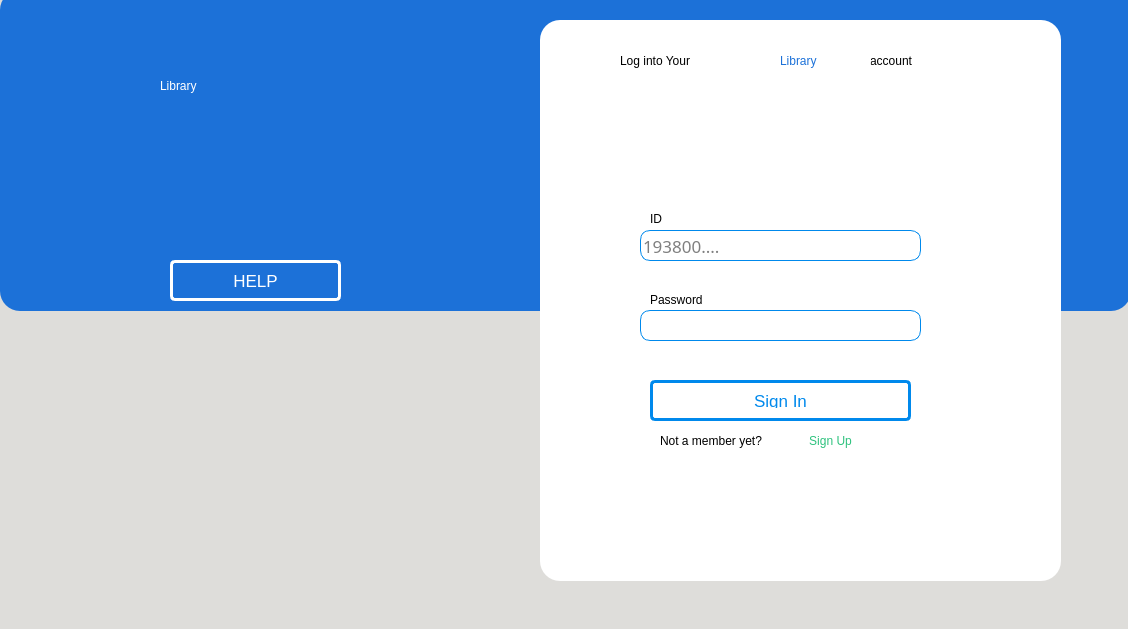
<?xml version="1.0" encoding="UTF-8"?>
<ui version="4.0">
 <class>LoginWindow</class>
 <widget class="QMainWindow" name="LoginWindow">
  <property name="geometry">
   <rect>
    <x>0</x>
    <y>0</y>
    <width>1128</width>
    <height>629</height>
   </rect>
  </property>
  <property name="windowTitle">
   <string>Login</string>
  </property>
  <property name="styleSheet">
   <string notr="true">background-color: rgb(222, 221, 218);</string>
  </property>
  <widget class="QWidget" name="centralwidget">
   <widget class="QFrame" name="frame_2">
    <property name="geometry">
     <rect>
      <x>0</x>
      <y>-10</y>
      <width>1131</width>
      <height>321</height>
     </rect>
    </property>
    <property name="styleSheet">
     <string notr="true">border: 1px ;
border-radius: 20px;
background-color: rgb(28, 113, 216);</string>
    </property>
    <property name="frameShape">
     <enum>QFrame::StyledPanel</enum>
    </property>
    <property name="frameShadow">
     <enum>QFrame::Raised</enum>
    </property>
    <widget class="QLabel" name="label1">
     <property name="geometry">
      <rect>
       <x>160</x>
       <y>60</y>
       <width>221</width>
       <height>71</height>
      </rect>
     </property>
     <property name="styleSheet">
      <string notr="true">font: 63 italic 40pt &quot;URW Bookman&quot;;
color:white;</string>
     </property>
     <property name="text">
      <string>Library</string>
     </property>
    </widget>
    <widget class="QPushButton" name="HELP">
     <property name="geometry">
      <rect>
       <x>170</x>
       <y>270</y>
       <width>171</width>
       <height>41</height>
      </rect>
     </property>
     <property name="styleSheet">
      <string notr="true">
QPushButton {
    transition: all .5s ease;
    color: white;
    border-radius: 5px;
    border:3px solid white;
    font-family:'Montserrat', sans-serif;
    text-transform: uppercase;
    text-align: center;
    line-height: 1;
    font-size: 17px;
    background-color : transparent;
    padding: 10px;
    outline: none;
    
    
}
QPushButton:hover {
    color:rgb(0, 137, 236);;
    background-color: white;;
}
</string>
     </property>
     <property name="text">
      <string>HELP</string>
     </property>
    </widget>
    <widget class="QPushButton" name="icon2">
     <property name="geometry">
      <rect>
       <x>290</x>
       <y>60</y>
       <width>89</width>
       <height>41</height>
      </rect>
     </property>
     <property name="styleSheet">
      <string notr="true">background-color: rgba(28, 113, 216, 0);</string>
     </property>
     <property name="text">
      <string/>
     </property>
     <property name="icon">
      <iconset>
       <normaloff>Icons/graduate-cap.png</normaloff>Icons/graduate-cap.png</iconset>
     </property>
     <property name="iconSize">
      <size>
       <width>50</width>
       <height>50</height>
      </size>
     </property>
    </widget>
    <widget class="QPushButton" name="icon1">
     <property name="geometry">
      <rect>
       <x>160</x>
       <y>130</y>
       <width>191</width>
       <height>111</height>
      </rect>
     </property>
     <property name="styleSheet">
      <string notr="true">background-color: rgba(28, 113, 216, 0);</string>
     </property>
     <property name="text">
      <string/>
     </property>
     <property name="icon">
      <iconset>
       <normaloff>Icons/online-library.png</normaloff>Icons/online-library.png</iconset>
     </property>
     <property name="iconSize">
      <size>
       <width>100</width>
       <height>100</height>
      </size>
     </property>
    </widget>
   </widget>
   <widget class="QFrame" name="frame">
    <property name="geometry">
     <rect>
      <x>540</x>
      <y>20</y>
      <width>521</width>
      <height>561</height>
     </rect>
    </property>
    <property name="styleSheet">
     <string notr="true">border: 1px;
border-radius: 20px;
background-color: white;</string>
    </property>
    <property name="frameShape">
     <enum>QFrame::StyledPanel</enum>
    </property>
    <property name="frameShadow">
     <enum>QFrame::Raised</enum>
    </property>
    <widget class="QPushButton" name="SIGN_UP">
     <property name="geometry">
      <rect>
       <x>250</x>
       <y>400</y>
       <width>81</width>
       <height>41</height>
      </rect>
     </property>
     <property name="cursor">
      <cursorShape>PointingHandCursor</cursorShape>
     </property>
     <property name="styleSheet">
      <string notr="true">QPushButton{background-color:transparent;
color: rgb(46, 194, 126);
font: 75 12pt &quot;Ubuntu&quot;;
border-style: solid;
border-width: 0px;
border-radius: 10px;
font:serif;
}
QPushButton:hover {
color: rgb(46, 194, 126);
font: 75 15pt &quot;Ubuntu&quot;;
border-style: solid;
border-width: 0px;
border-radius: 10px;
font:serif;
}</string>
     </property>
     <property name="text">
      <string>Sign Up</string>
     </property>
    </widget>
    <widget class="QLabel" name="label5">
     <property name="geometry">
      <rect>
       <x>110</x>
       <y>190</y>
       <width>111</width>
       <height>17</height>
      </rect>
     </property>
     <property name="styleSheet">
      <string notr="true">font: 75 16pt &quot;Ubuntu&quot;;</string>
     </property>
     <property name="text">
      <string>ID</string>
     </property>
    </widget>
    <widget class="QLabel" name="label6">
     <property name="geometry">
      <rect>
       <x>110</x>
       <y>270</y>
       <width>111</width>
       <height>20</height>
      </rect>
     </property>
     <property name="styleSheet">
      <string notr="true">font: 75 16pt &quot;Ubuntu&quot;;</string>
     </property>
     <property name="text">
      <string>Password</string>
     </property>
    </widget>
    <widget class="QPushButton" name="SIGN_IN">
     <property name="geometry">
      <rect>
       <x>110</x>
       <y>360</y>
       <width>261</width>
       <height>41</height>
      </rect>
     </property>
     <property name="styleSheet">
      <string notr="true">
QPushButton {
    transition: all .5s ease;
    color: rgb(0, 137, 236);;
    border-radius: 5px;
    border:3px solid rgb(0, 137, 236);;
    font-family:'Montserrat', sans-serif;
    text-transform: uppercase;
    text-align: center;
    line-height: 1;
    font-size: 17px;
    background-color : transparent;
    padding: 10px;
    outline: none;
    
    
}
QPushButton:hover {
    color: white;
    background-color: rgb(0, 137, 236);;
}
</string>
     </property>
     <property name="text">
      <string>Sign In</string>
     </property>
    </widget>
    <widget class="QLabel" name="label7">
     <property name="geometry">
      <rect>
       <x>120</x>
       <y>410</y>
       <width>131</width>
       <height>21</height>
      </rect>
     </property>
     <property name="styleSheet">
      <string notr="true">font: 75 12pt &quot;Ubuntu&quot;;</string>
     </property>
     <property name="text">
      <string>Not a member yet?</string>
     </property>
    </widget>
    <widget class="QLabel" name="label4">
     <property name="geometry">
      <rect>
       <x>330</x>
       <y>20</y>
       <width>91</width>
       <height>41</height>
      </rect>
     </property>
     <property name="styleSheet">
      <string notr="true">font: 75 20pt &quot;Ubuntu&quot;;</string>
     </property>
     <property name="text">
      <string>account</string>
     </property>
    </widget>
    <widget class="QLabel" name="label3">
     <property name="geometry">
      <rect>
       <x>240</x>
       <y>20</y>
       <width>91</width>
       <height>41</height>
      </rect>
     </property>
     <property name="styleSheet">
      <string notr="true">font: 75 20pt &quot;Ubuntu&quot;;
color:rgb(28, 113, 216);</string>
     </property>
     <property name="text">
      <string>Library</string>
     </property>
    </widget>
    <widget class="QLabel" name="label2">
     <property name="geometry">
      <rect>
       <x>80</x>
       <y>20</y>
       <width>161</width>
       <height>41</height>
      </rect>
     </property>
     <property name="styleSheet">
      <string notr="true">font: 75 20pt &quot;Ubuntu&quot;;</string>
     </property>
     <property name="text">
      <string>Log into Your</string>
     </property>
    </widget>
    <widget class="QPushButton" name="icon3">
     <property name="geometry">
      <rect>
       <x>130</x>
       <y>60</y>
       <width>191</width>
       <height>111</height>
      </rect>
     </property>
     <property name="styleSheet">
      <string notr="true">background-color: rgba(28, 113, 216, 0);</string>
     </property>
     <property name="text">
      <string/>
     </property>
     <property name="icon">
      <iconset>
       <normaloff>Icons/login.png</normaloff>Icons/login.png</iconset>
     </property>
     <property name="iconSize">
      <size>
       <width>100</width>
       <height>100</height>
      </size>
     </property>
    </widget>
    <widget class="QLineEdit" name="ID">
     <property name="geometry">
      <rect>
       <x>100</x>
       <y>210</y>
       <width>281</width>
       <height>31</height>
      </rect>
     </property>
     <property name="font">
      <font>
       <family>Ubuntu Mono</family>
       <pointsize>13</pointsize>
       <weight>9</weight>
       <italic>false</italic>
       <bold>false</bold>
      </font>
     </property>
     <property name="styleSheet">
      <string notr="true">background-color: white;
border-style: solid;
border-width: 1px;
border-color:rgb(0, 137, 236);
border-radius: 10px;
font: 75 13pt &quot;Ubuntu Mono&quot;;


</string>
     </property>
     <property name="maxLength">
      <number>10</number>
     </property>
     <property name="echoMode">
      <enum>QLineEdit::Normal</enum>
     </property>
     <property name="dragEnabled">
      <bool>true</bool>
     </property>
     <property name="placeholderText">
      <string>193800....</string>
     </property>
     <property name="cursorMoveStyle">
      <enum>Qt::LogicalMoveStyle</enum>
     </property>
     <property name="clearButtonEnabled">
      <bool>true</bool>
     </property>
    </widget>
    <widget class="QLineEdit" name="PASSWORD">
     <property name="geometry">
      <rect>
       <x>100</x>
       <y>290</y>
       <width>281</width>
       <height>31</height>
      </rect>
     </property>
     <property name="font">
      <font>
       <family>Ubuntu Mono</family>
       <pointsize>13</pointsize>
       <weight>9</weight>
       <italic>false</italic>
       <bold>false</bold>
      </font>
     </property>
     <property name="styleSheet">
      <string notr="true">background-color: white;
border-style: solid;
border-width: 1px;
border-color:rgb(0, 137, 236);
border-radius: 10px;
font: 75 13pt &quot;Ubuntu Mono&quot;;


</string>
     </property>
     <property name="maxLength">
      <number>2000</number>
     </property>
     <property name="echoMode">
      <enum>QLineEdit::Password</enum>
     </property>
     <property name="dragEnabled">
      <bool>true</bool>
     </property>
     <property name="placeholderText">
      <string/>
     </property>
     <property name="cursorMoveStyle">
      <enum>Qt::LogicalMoveStyle</enum>
     </property>
     <property name="clearButtonEnabled">
      <bool>true</bool>
     </property>
    </widget>
   </widget>
   <widget class="QLabel" name="lg_error">
    <property name="geometry">
     <rect>
      <x>620</x>
      <y>350</y>
      <width>321</width>
      <height>20</height>
     </rect>
    </property>
    <property name="font">
     <font>
      <weight>75</weight>
      <italic>false</italic>
      <bold>true</bold>
      <underline>false</underline>
      <strikeout>false</strikeout>
     </font>
    </property>
    <property name="styleSheet">
     <string notr="true">color: rgb(224, 27, 36);
background-color: rgba(42, 41, 41, 0);</string>
    </property>
    <property name="text">
     <string/>
    </property>
    <property name="textFormat">
     <enum>Qt::AutoText</enum>
    </property>
    <property name="alignment">
     <set>Qt::AlignCenter</set>
    </property>
    <property name="wordWrap">
     <bool>false</bool>
    </property>
   </widget>
  </widget>
  <widget class="QMenuBar" name="menubar">
   <property name="geometry">
    <rect>
     <x>0</x>
     <y>0</y>
     <width>1128</width>
     <height>22</height>
    </rect>
   </property>
  </widget>
 </widget>
 <resources/>
 <connections/>
</ui>
